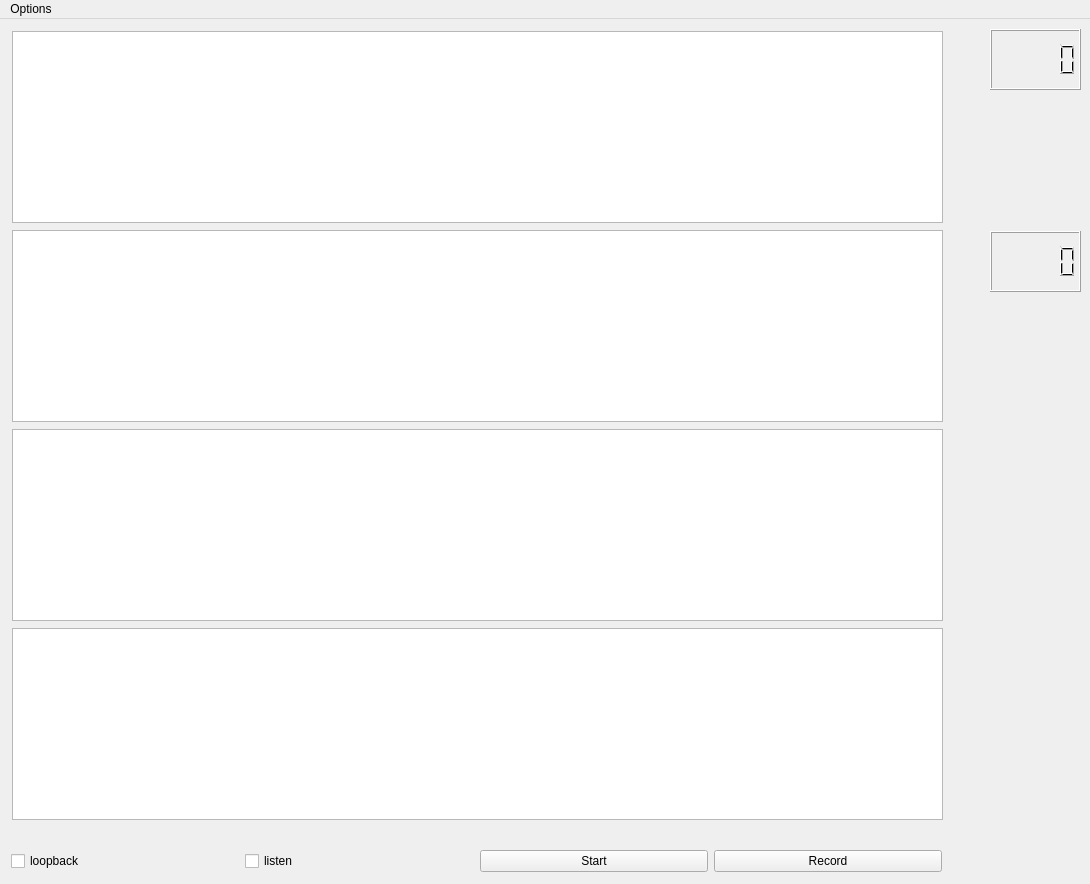
<?xml version="1.0" encoding="UTF-8"?>
<ui version="4.0">
 <class>MainWindow</class>
 <widget class="QMainWindow" name="MainWindow">
  <property name="geometry">
   <rect>
    <x>0</x>
    <y>0</y>
    <width>1090</width>
    <height>884</height>
   </rect>
  </property>
  <property name="windowTitle">
   <string>Apollo</string>
  </property>
  <property name="windowIcon">
   <iconset>
    <normaloff>Apollo.png</normaloff>Apollo.png</iconset>
  </property>
  <widget class="QWidget" name="centralwidget">
   <widget class="QLCDNumber" name="pcmLcd">
    <property name="geometry">
     <rect>
      <x>990</x>
      <y>10</y>
      <width>91</width>
      <height>61</height>
     </rect>
    </property>
   </widget>
   <widget class="QLCDNumber" name="FFTLcd">
    <property name="geometry">
     <rect>
      <x>990</x>
      <y>212</y>
      <width>91</width>
      <height>61</height>
     </rect>
    </property>
    <property name="smallDecimalPoint">
     <bool>false</bool>
    </property>
   </widget>
   <widget class="QWidget" name="layoutWidget">
    <property name="geometry">
     <rect>
      <x>11</x>
      <y>822</y>
      <width>931</width>
      <height>41</height>
     </rect>
    </property>
    <layout class="QHBoxLayout" name="horizontalLayout">
     <item>
      <widget class="QCheckBox" name="loopbackCheckBox">
       <property name="text">
        <string>loopback</string>
       </property>
      </widget>
     </item>
     <item>
      <widget class="QCheckBox" name="listen">
       <property name="text">
        <string>listen</string>
       </property>
      </widget>
     </item>
     <item>
      <widget class="QPushButton" name="startButton">
       <property name="text">
        <string>Start</string>
       </property>
      </widget>
     </item>
     <item>
      <widget class="QPushButton" name="recordButton">
       <property name="text">
        <string>Record</string>
       </property>
      </widget>
     </item>
    </layout>
   </widget>
   <widget class="PlotWidget" name="personalFFTChart">
    <property name="geometry">
     <rect>
      <x>12</x>
      <y>410</y>
      <width>931</width>
      <height>192</height>
     </rect>
    </property>
   </widget>
   <widget class="PlotWidget" name="personalPCMChart">
    <property name="geometry">
     <rect>
      <x>12</x>
      <y>609</y>
      <width>931</width>
      <height>192</height>
     </rect>
    </property>
   </widget>
   <widget class="PlotWidget" name="fftsChart">
    <property name="geometry">
     <rect>
      <x>12</x>
      <y>211</y>
      <width>931</width>
      <height>192</height>
     </rect>
    </property>
   </widget>
   <widget class="PlotWidget" name="pcmsChart">
    <property name="geometry">
     <rect>
      <x>12</x>
      <y>12</y>
      <width>931</width>
      <height>192</height>
     </rect>
    </property>
   </widget>
  </widget>
  <widget class="QMenuBar" name="menubar">
   <property name="geometry">
    <rect>
     <x>0</x>
     <y>0</y>
     <width>1090</width>
     <height>26</height>
    </rect>
   </property>
   <widget class="QMenu" name="menuOptions">
    <property name="title">
     <string>Options</string>
    </property>
    <addaction name="actionChoose_file"/>
    <addaction name="actionSettings"/>
    <addaction name="actionChange_microphone"/>
   </widget>
   <addaction name="menuOptions"/>
  </widget>
  <action name="actionChoose_file">
   <property name="text">
    <string>Choose file ...</string>
   </property>
  </action>
  <action name="actionSettings">
   <property name="text">
    <string>Settings</string>
   </property>
  </action>
  <action name="actionChange_microphone">
   <property name="text">
    <string>Change microphone</string>
   </property>
  </action>
 </widget>
 <customwidgets>
  <customwidget>
   <class>PlotWidget</class>
   <extends>QGraphicsView</extends>
   <header location="global">pyqtgraph</header>
  </customwidget>
 </customwidgets>
 <resources/>
 <connections/>
</ui>
